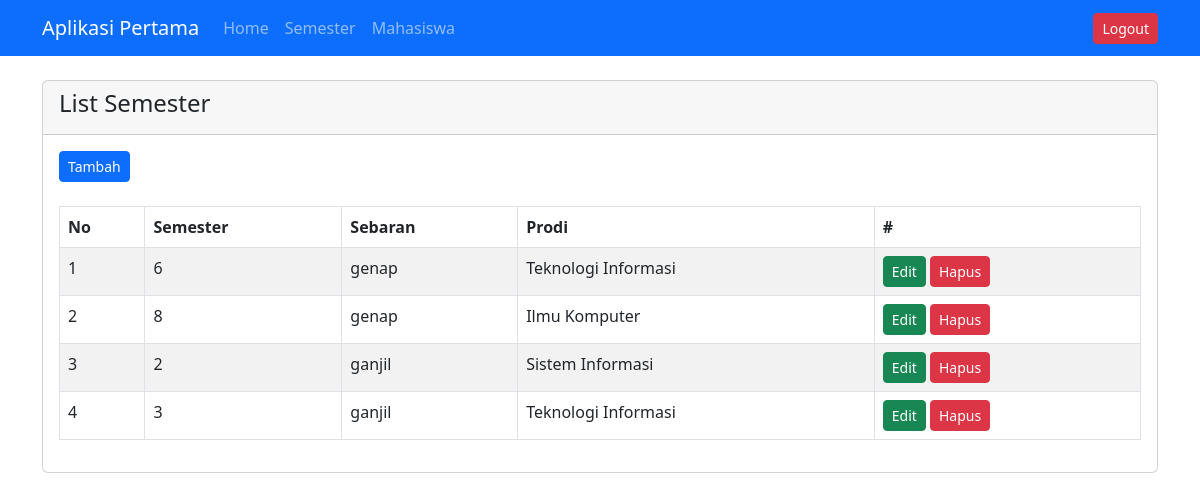
Page /admin.php?target=semester (signed in) on the committed database.
### tables this page shows
CREATE TABLE `semester` (
  `kd_semester` int(11) NOT NULL,
  `semester` varchar(2) NOT NULL,
  `sebaran_semester` enum('ganjil','genap') NOT NULL,
  `kd_prodi` int(11) NOT NULL
);

CREATE TABLE `prodi` (
  `kd_prodi` int(11) NOT NULL,
  `nama_prodi` varchar(100) NOT NULL,
  `password` varchar(255) DEFAULT NULL
);

### config/__config_database.php (called while the page is built, shortened)
<?php
 function __ambil($sambung, $table, $fields = null, $where = null, $join = null, $orderby = null)
 {
     $query  = "SELECT ";
     if ($fields == null) {
         $query .= "*";
     } else {
         $query .= $fields;
     }
     $query .= " FROM $table";
     if ($join != null) {
         if (is_array($join)) {
             foreach ($join as $j) {
                 $query .= " " . $j;
             }
         }
     }
     $data = $sambung->query($query);
     if (!$data) {
         return false;
     } else {
         return $data;
     }
 }

### file/semester/views/list_semester.php (the view)
<div class="card">
  <div class="card-header">
    <h4>List Semester</h4>
  </div>
  <div class="card-body">
    <?php
    $db = __database();
    echo "<a class='btn btn-primary btn-sm' href='admin.php?target=semester&action=form'>Tambah</a><br><br>";
    echo "<div class='table-responsive'>";
    echo "<table class='table table-striped table-bordered'>
   <thead>
    <tr>
      <th>No</th>
      <th>Semester</th>
      <th>Sebaran</th>
      <th>Prodi</th>
      <th>#</th>
    </tr>
    </thead>
    <tbody>";
    $join = [
      "LEFT JOIN prodi as p on p.kd_prodi=s.kd_prodi"
    ];
    $q = __ambil($db, "semester as s", "*", $where, $join);
    $no = 1;
    while ($r = $q->fetch_array()) {
      echo "<tr>
      <td>" . $no . "</td>
      <td>" . $r['semester'] . "</td>
      <td>" . $r['sebaran_semester'] . "</td>
      <td>" . $r['nama_prodi'] . "</td>
      <td>
        <a class='btn btn-success btn-sm' href='admin.php? target=semester&action=edit&id=" . $r['kd_semester'] . "'>Edit</a>
        <a class='btn btn-danger btn-sm' href='admin.php?target=semester&action=delete&id=" . $r['kd_semester'] . "'>Hapus</a>
      </td>
    </tr>";
      $no++;
    }
    echo "</tbody></table></div>"; ?>
  </div>
</div>

### admin.php (shortened to what this page needs)
<?php
 include "config/__config_url.php";
 include "config/__config_database.php";
 ?>
<!DOCTYPE html>
<html lang="en">
    <head>
        <link
            href="https://cdn.jsdelivr.net/npm/bootstrap@5.2.0-beta1/dist/css/bootstrap.min.css" rel="stylesheet">
    </head>
    <body>
        <nav class="navbar navbar-expand-lg navbar-dark bg-primary">
            <div class="container">
                <a class="navbar-brand" href="#">Aplikasi Pertama</a>
                <div class="collapse navbar-collapse" id="navbarSupportedContent">
                    <ul class="navbar-nav mr-auto">
                        <li class="nav-item active">
                            <a class="nav-link" href="<?php echo base_url(); ?>">Home</a>
                        </li>
                        <?php
                        if ($_SESSION['level'] == "prodi")
                        {
                        ?>
                        <li class="nav-item">
                            <a class="nav-link" <?php echo isset($_GET['target']) && $_GET['target'] == 'semester' ? "active" : "";?> href="<?php echo base_url(); ?>admin.php?target=semester">Semester</a>
                        </li>
                        <li class="nav-item">
                            <a class="nav-link" <?php echo isset($_GET['target']) && $_GET['target'] == 'mahasiswa' ? "active" : "";?> href="<?php echo base_url(); ?>admin.php?target=mahasiswa">Mahasiswa</a>
                        </li>
                        <?php }?>
                    </ul>
                </div>
                <div class="d-flex">
                 <a href="<?php echo base_url(); ?>logout.php" class="btn btn-sm btn-danger">Logout</a>
             </div>
            </div>
        </nav>
        <div class="clearfix">&nbsp;</div>
        <div class="container">
            <?php include_once "content.php"; ?>
        </div>
    </body>
</html>

### content.php (shortened to what this page needs)
<?php
if (!isset($_GET['target'])) {
?>
    <div class="col-md-12 col-sm-12 col-xs-12">
        <div class="x_panel">
            <div class="x_title">
                <h2>Halaman Utama</h2>
                <div class="clearfix"></div>
            </div>
            <div class="x_content">
                Selamat Datang di Aplikasi Pertama, Aplikasi ini disediakan hanya untuk belajar <Br>
                dasar-dasar membuat aplikasi website yang dinamis
                <br><br><br><br><br><br><br><br><br><br><br><br><br>
                Ip Adress Anda: <?php echo $_SERVER['REMOTE_ADDR']; ?>
                <br>
                Tanggal : <?php echo date("d/m/Y"); ?>
            </div>
        </div>
    </div>
    <?php
} else {
    $target = $_GET['target'];
    ?>
<?php
   if (!isset($_GET['action'])) {
        getContentAdmin(base_url(), $target);
    } else {
        getContentAdmin(base_url(), $target, $_GET['action']);
    }
}
?>

### config/__config_url.php (shortened to what this page needs)
<?php
function base_url()
{
    $base_url = "http://" . $_SERVER['HTTP_HOST'];
    $base_url .= str_replace(basename($_SERVER['SCRIPT_NAME']), "", $_SERVER['SCRIPT_NAME']);
    return $base_url;
}
function getContentAdmin($url, $target, $action = null)
{
    $selectedfolder = "file/" . $target . "/";
    if ($action == null) {
        $selectedfile = $selectedfolder . "views/list_" . $target . ".php";
        @include($selectedfile);
    }
 }

### rows in the picture
semester: semester "6", sebaran_semester "genap", kd_prodi.nama_prodi "Teknologi Informasi"
semester: semester "8", sebaran_semester "genap", kd_prodi.nama_prodi "Ilmu Komputer"
semester: semester "2", sebaran_semester "ganjil", kd_prodi.nama_prodi "Sistem Informasi"
semester: semester "3", sebaran_semester "ganjil", kd_prodi.nama_prodi "Teknologi Informasi"
